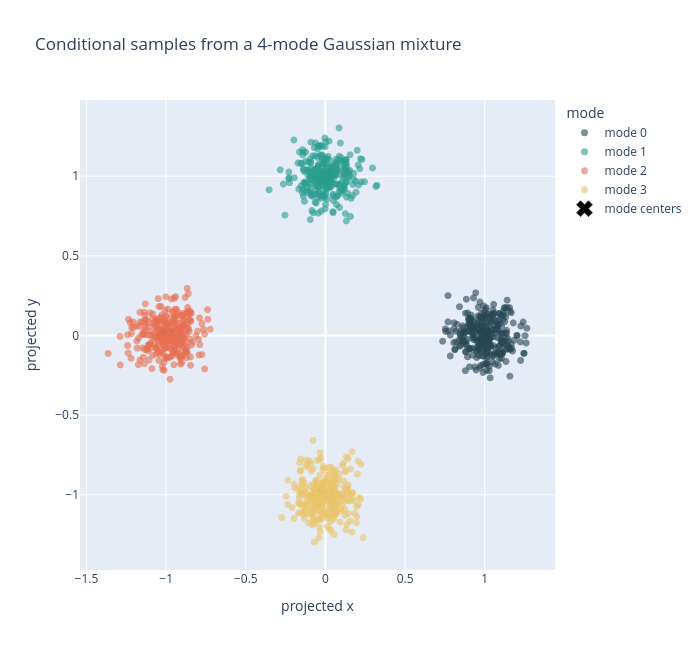

Notebook source saved alongside this figure:
### Code cell
fig = px.scatter(
    x=samples_2d[:, 0].numpy(),
    y=samples_2d[:, 1].numpy(),
    color=mode_labels,
    color_discrete_sequence=mode_colors,
    title="Conditional samples from a 4-mode Gaussian mixture",
    labels={"x": "projected x", "y": "projected y", "color": "mode"},
)
fig.update_traces(marker={"size": 7, "opacity": 0.60})
fig.add_scatter(
    x=centers_2d[:, 0].numpy(),
    y=centers_2d[:, 1].numpy(),
    mode="markers",
    marker={"size": 14, "symbol": "x", "color": "black", "line": {"width": 1}},
    name="mode centers",
)
fig.update_yaxes(scaleanchor="x", scaleratio=1)
fig.update_layout(width=700, height=650)
fig.show()

### Figure 1 — Plotly figure (JSON) as saved in the notebook; plotly's stock layout.template omitted (floating-point values rounded to 4 significant figures; data arrays with more than 128 entries replaced by an {"elided": "..."} marker saying what was removed)
{"data": [{"hovertemplate": "mode=mode 0<br>projected x=%{x}<br>projected y=%{y}<extra></extra>", "legendgroup": "mode 0", "marker": {"color": "#264653", "opacity": 0.6, "size": 7, "symbol": "circle"}, "mode": "markers", "name": "mode 0", "showlegend": true, "type": "scattergl", "x": {"elided": "300 float values"}, "xaxis": "x", "y": {"elided": "300 float values"}, "yaxis": "y"}, {"hovertemplate": "mode=mode 1<br>projected x=%{x}<br>projected y=%{y}<extra></extra>", "legendgroup": "mode 1", "marker": {"color": "#2a9d8f", "opacity": 0.6, "size": 7, "symbol": "circle"}, "mode": "markers", "name": "mode 1", "showlegend": true, "type": "scattergl", "x": {"elided": "300 float values"}, "xaxis": "x", "y": {"elided": "300 float values"}, "yaxis": "y"}, {"hovertemplate": "mode=mode 2<br>projected x=%{x}<br>projected y=%{y}<extra></extra>", "legendgroup": "mode 2", "marker": {"color": "#e76f51", "opacity": 0.6, "size": 7, "symbol": "circle"}, "mode": "markers", "name": "mode 2", "showlegend": true, "type": "scattergl", "x": {"elided": "300 float values"}, "xaxis": "x", "y": {"elided": "300 float values"}, "yaxis": "y"}, {"hovertemplate": "mode=mode 3<br>projected x=%{x}<br>projected y=%{y}<extra></extra>", "legendgroup": "mode 3", "marker": {"color": "#e9c46a", "opacity": 0.6, "size": 7, "symbol": "circle"}, "mode": "markers", "name": "mode 3", "showlegend": true, "type": "scattergl", "x": {"elided": "300 float values"}, "xaxis": "x", "y": {"elided": "300 float values"}, "yaxis": "y"}, {"marker": {"color": "black", "line": {"width": 1}, "size": 14, "symbol": "x"}, "mode": "markers", "name": "mode centers", "type": "scatter", "x": [1.0, -4.371e-08, -1.0, 1.192e-08], "y": [0.0, 1.0, -8.742e-08, -1.0]}], "layout": {"height": 650, "legend": {"title": {"text": "mode"}, "tracegroupgap": 0}, "title": {"text": "Conditional samples from a 4-mode Gaussian mixture"}, "width": 700, "xaxis": {"anchor": "y", "domain": [0, 1], "title": {"text": "projected x"}}, "yaxis": {"anchor": "x", "domain": [0, 1], "scaleanchor": "x", "scaleratio": 1, "title": {"text": "projected y"}}}}
